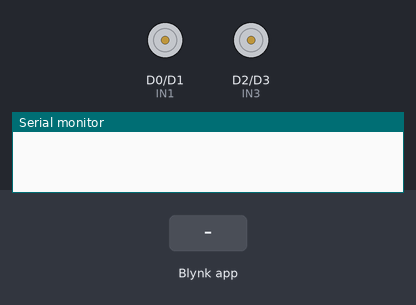
Recording of a sketch running on a simulated ESP8266 (NodeMCU). Shown: motor-driver pin pairs drawn as motors (green arrow = first pin HIGH = forward, orange = second pin HIGH = backward, longer = more drive, scaled by the enable pin), the last lines printed to the serial monitor. The test bench sets the inputs (shaded band). WiFi joins after 1.5 s; servers stay silent unless stated.

Above: at 3.0 s.
3.1 s: Blynk app writes 1 to V2
At 3.7 s:
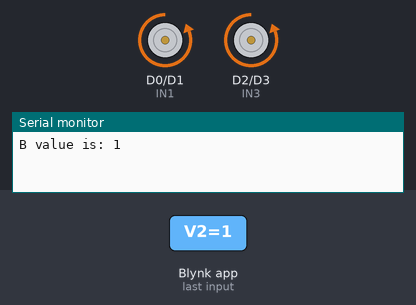
4.6 s: Blynk app writes 0 to V2
At 4.9 s:
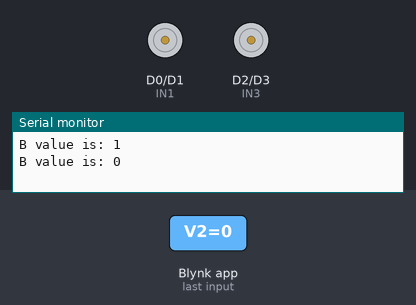
6.1 s: Blynk app writes 1 to V1
At 7.2 s:
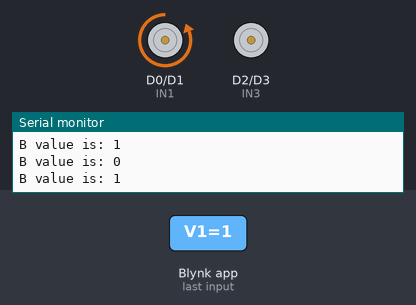
7.6 s: Blynk app writes 1 to V4
At 8.4 s:
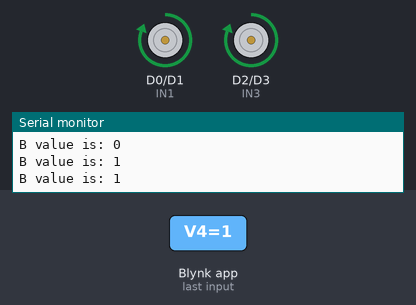
9.1 s: Blynk app writes 1 to V3
At 9.5 s:
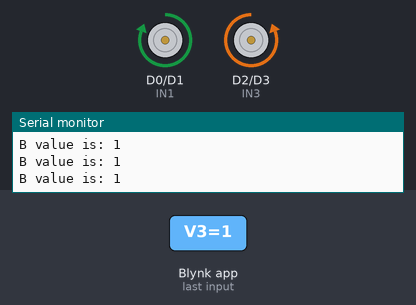
10.6 s: Blynk app writes 200 to V2
At 11.8 s:
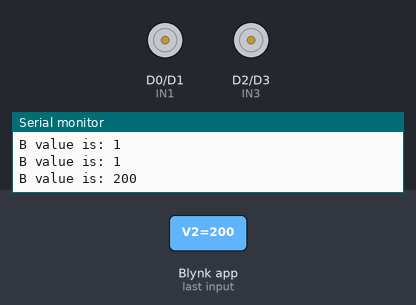
Timing chart, 0 to 13.1 s (numbered marks = the images above; inputs shaded):
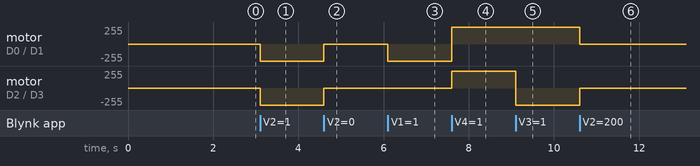

Measured:
- after the input at 3.1 s, motor on D0 (IN1) / D1 (IN2), motor on D2 (IN3) / D3 (IN4): stopped → backward 255/255 at once
- after the input at 4.6 s, motor on D0 (IN1) / D1 (IN2), motor on D2 (IN3) / D3 (IN4): backward 255/255 → stopped at once
- after the input at 6.1 s, motor on D0 (IN1) / D1 (IN2): stopped → backward 255/255 at once
- after the input at 7.6 s, motor on D0 (IN1) / D1 (IN2): backward 255/255 → forward 255/255 at once; motor on D2 (IN3) / D3 (IN4): stopped → forward 255/255 at once
- after the input at 9.1 s, motor on D2 (IN3) / D3 (IN4): forward 255/255 → backward 255/255 at once
- after the input at 10.6 s, motor on D0 (IN1) / D1 (IN2): forward 255/255 → stopped at once; motor on D2 (IN3) / D3 (IN4): backward 255/255 → stopped at once

The sketch:

car_remote.ino
```cpp
#define BLYNK_PRINT Serial
#include <ESP8266WiFi.h>
#include <BlynkSimpleEsp8266.h>


int ENA = D6;
int IN1 = D0;
int IN2 = D1;

int ENB = D7;
int IN3 = D2;
int IN4 = D3;

//connect Blynk and Wifi
char auth[] = ""; //auth of blynk
char ssid[] = ""; //nameofwifi
char pass[] = ""; //passwordwifi

//function controller a car
void moveControl(int x)
{
  if (x == 1)
  {
    analogWrite(ENA, 1024);
    digitalWrite(IN1, LOW);
    digitalWrite(IN2, HIGH);

    analogWrite(ENB, 1024);
    digitalWrite(IN3, LOW);
    digitalWrite(IN4, HIGH);

  }
  else
  {
    analogWrite(ENA, 1024);
    digitalWrite(IN1, LOW);
    digitalWrite(IN2, LOW);

    analogWrite(ENB, 1024);
    digitalWrite(IN3, LOW);
    digitalWrite(IN4, LOW);
  }
}

void moveControlLeft(int x)
{
  if (x == 1)
  {
    analogWrite(ENA, 1024);
    digitalWrite(IN1, LOW);
    digitalWrite(IN2, HIGH);

  }
  else
  {
    analogWrite(ENA, 1024);
    digitalWrite(IN1, LOW);
    digitalWrite(IN2, LOW);

    analogWrite(ENB, 1024);
    digitalWrite(IN3, LOW);
    digitalWrite(IN4, LOW);
  }
}

void moveControlright(int x)
{
  if (x == 1)
  {
    analogWrite(ENB, 1024);
    digitalWrite(IN3, LOW);
    digitalWrite(IN4, HIGH);

  }
  else
  {
    analogWrite(ENA, 1024);
    digitalWrite(IN1, LOW);
    digitalWrite(IN2, LOW);

    analogWrite(ENB, 1024);
    digitalWrite(IN3, LOW);
    digitalWrite(IN4, LOW);
  }
}

void moveControlBack(int x)
{
  if (x == 1)
  {
    analogWrite(ENA, 1024);
    digitalWrite(IN1, HIGH);
    digitalWrite(IN2, LOW);

    analogWrite(ENB, 1024);
    digitalWrite(IN3, HIGH);
    digitalWrite(IN4, LOW);
  }
  else
  {
    analogWrite(ENA, 1024);
    digitalWrite(IN1, LOW);
    digitalWrite(IN2, LOW);

    analogWrite(ENB, 1024);
    digitalWrite(IN3, LOW);
    digitalWrite(IN4, LOW);
  }
}

void setup()
{
  Serial.begin(9600);
  Blynk.begin(auth, ssid, pass);

  pinMode(ENA, OUTPUT);
  pinMode(IN1, OUTPUT);
  pinMode(IN2, OUTPUT);

  pinMode(ENB, OUTPUT);
  pinMode(IN3, OUTPUT);
  pinMode(IN4, OUTPUT);
}

void loop()
{
  Blynk.run();
}

BLYNK_WRITE(V2)
{
  int x = param[0].asInt();

  Serial.print("B value is: ");
  Serial.println(x);

  moveControl(x);
}

BLYNK_WRITE(V1)
{
  int x = param[0].asInt();

  Serial.print("B value is: ");
  Serial.println(x);

  moveControlLeft(x);
}

BLYNK_WRITE(V3)
{
  int x = param[0].asInt();

  Serial.print("B value is: ");
  Serial.println(x);

  moveControlright(x);
}

BLYNK_WRITE(V4)
{
  int x = param[0].asInt();

  Serial.print("B value is: ");
  Serial.println(x);

  moveControlBack(x);
}
```
